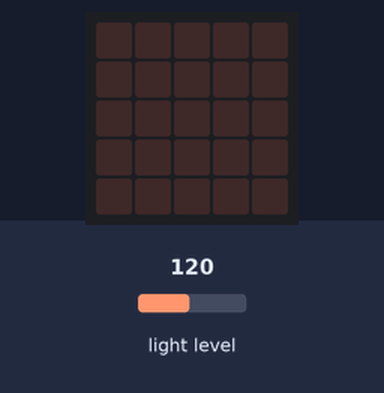
The program below on a simulated BBC micro:bit (MakeCode). Shown: the board's 5×5 LED display. Inputs (shaded band) come from the test bench; at power-on: light level 120.

Above: at 1.2 s.
1.3 s: light level set to 27
2.8 s: light level set to 22
At 3.8 s:
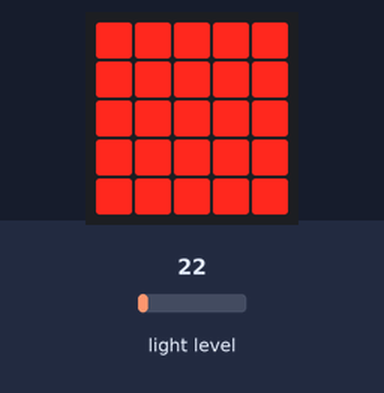
4.3 s: light level set to 64
At 5.6 s:
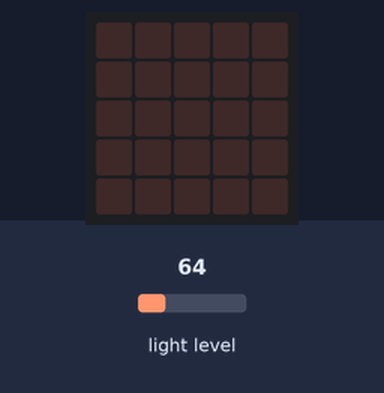
5.9 s: light level set to 5
At 7.1 s:
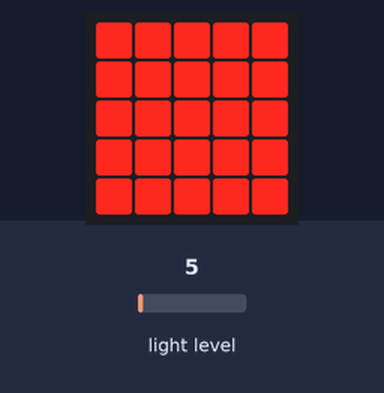
7.4 s: light level set to 128
At 9.0 s:
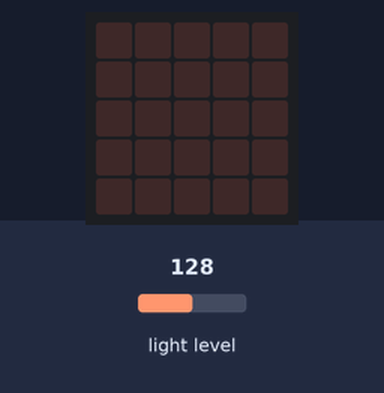
Timing chart, 0 to 10.0 s (numbered marks = the images above; inputs shaded):
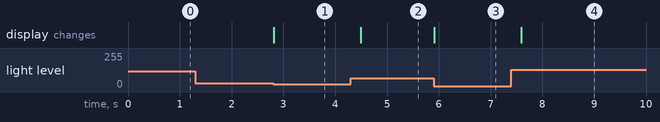

The program:

main.ts
```typescript
basic.clearScreen()
basic.forever(function () {
    if (input.lightLevel() < 25) {
        led.setBrightness(255)
        basic.showLeds(`
            # # # # #
            # # # # #
            # # # # #
            # # # # #
            # # # # #
            `)
    } else {
        basic.clearScreen()
    }
})
```

test.ts
```typescript
// aquí va el archivo "tests"; esto no se compilará cuando este paquete se utilice como una extensión.
```

Measured:
- the behaviour switches between 25 and 24 on light level (found by bisection; images 0 and 1)
- after the input at 1.3 s, every drawn part: stays the same
- after the input at 2.8 s, the display: changes at once (image 1)
- after the input at 4.3 s, the display: changes after 0.19 s (image 2)
- after the input at 5.9 s, the display: changes at once (image 3)
- after the input at 7.4 s, the display: changes after 0.19 s (image 4)
